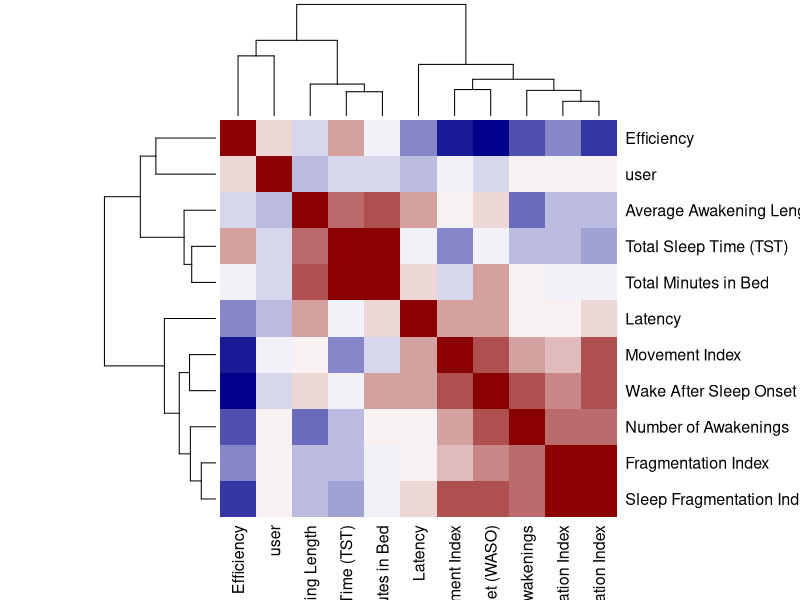
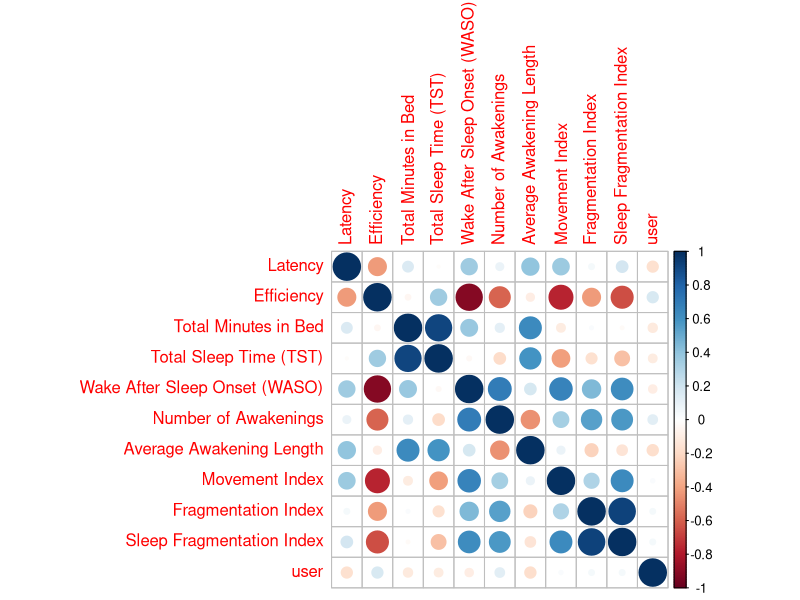

Here is the R script that generated these plots, in order: (Note: this script raises an error after producing the figures.)
## ---- chunk 1
library(Hmisc)
library(corrplot)
sleep_data <- read.csv('data/raw/multilevel-monitoring-of-activity-and-sleep-in-healthy-people-1.0.0/main_sleep_transformed.csv')

sleep_data <- as.data.frame(t(sleep_data))
colnames(sleep_data) <- sleep_data[1, ]
sleep_data <- sleep_data[-1, ]

#removing variables with time entries of format hh::mm
sleep_subset <- subset(sleep_data, select = -c(1,3,5))

# converting all values that are not time readings to numeric type
sleep_subset[,4:length(sleep_subset)] <- sapply( sleep_subset[,4:length(sleep_subset)], as.numeric)
mydata <- sleep_subset[,4:length(sleep_subset)]
mydata['user'] <- c(1,2,3,4,5,6,7,8,9,10,12,13,14,15,16,17,18,19,20,21,22)
mydata.rcorr = rcorr(as.matrix(mydata))
mydata.coeff = mydata.rcorr$r
mydata.p = mydata.rcorr$P
palette = colorRampPalette(c("darkblue", "white", "darkred")) (20)
heatmap(x = mydata.coeff, col = palette, symm = TRUE)
corrplot(mydata.coeff)
## ---- chunk 2
library(dplyr)
mydata['Average Time Awake'] = mydata$`Number of Awakenings`*mydata$`Average Awakening Length`
mydata['Sleep Ratio'] = mydata$`Total Sleep Time (TST)`/mydata$`Average Time Awake`
df <- dplyr::select(mydata,c('Sleep Ratio','Sleep Fragmentation Index'))

ggplot(stack(df), aes(x = ind, y = values)) + geom_boxplot() +labs(x = "", y = "Ratio Values", title = "Distribution of Sleep Ratio and Sleep Fragmentation Index in Cohort")
## ---- chunk 3
ggplot(df, aes(mydata$user, mydata$Latency)) + geom_point() + scale_x_continuous(breaks = scales::pretty_breaks(n = 17)) + labs(x = "User ID", y = "Time in Mintues", title = "Latency per User")
